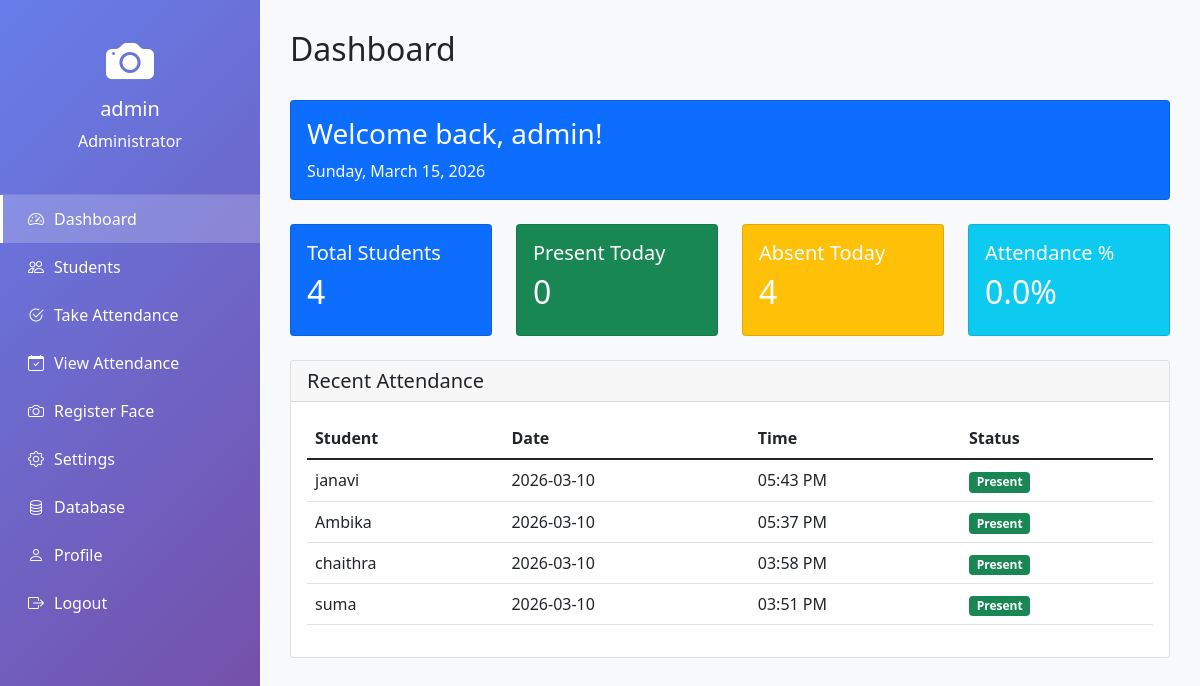
The app's page /dashboard (signed in) with its own data.
### app/models.py (models this page shows, shortened)
class User(UserMixin, db.Model):
    __tablename__ = 'users'
    id = db.Column(db.Integer, primary_key=True)
    username = db.Column(db.String(64), unique=True, nullable=False)
    email = db.Column(db.String(120), nullable=False)  # UNIQUE CONSTRAINT REMOVED
    password_hash = db.Column(db.String(128))
    is_admin = db.Column(db.Boolean, default=False)
    is_teacher = db.Column(db.Boolean, default=False)
    is_active = db.Column(db.Boolean, default=True)
    created_at = db.Column(db.DateTime, default=datetime.utcnow)
    last_login = db.Column(db.DateTime)
    teacher_id = db.Column(db.String(20), unique=True)
    department = db.Column(db.String(100))
    phone = db.Column(db.String(20))

class Attendance(db.Model):
    __tablename__ = 'attendance'
    id = db.Column(db.Integer, primary_key=True)
    student_id = db.Column(db.Integer, db.ForeignKey('students.id'), nullable=False)
    date = db.Column(db.Date, nullable=False)
    timestamp = db.Column(db.DateTime, nullable=False, default=datetime.utcnow)
    status = db.Column(db.String(20), default='present')  # present, absent, late, holiday
    confidence = db.Column(db.Float, default=1.0)
    marked_by = db.Column(db.Integer, db.ForeignKey('users.id'))
    remarks = db.Column(db.String(200))
    __table_args__ = (db.UniqueConstraint('student_id', 'date', name='unique_attendance_per_day'),)

class Student(db.Model):
    __tablename__ = 'students'
    id = db.Column(db.Integer, primary_key=True)
    student_id = db.Column(db.String(20), unique=True, nullable=False)
    name = db.Column(db.String(100), nullable=False)
    roll_number = db.Column(db.String(20), unique=True, nullable=False)
    class_name = db.Column(db.String(50))
    section = db.Column(db.String(10))
    email = db.Column(db.String(120))
    phone = db.Column(db.String(20))
    address = db.Column(db.Text)
    photo_path = db.Column(db.String(200))
    face_encoded = db.Column(db.Boolean, default=False)
    parent_name = db.Column(db.String(100))
    parent_phone = db.Column(db.String(20))
    parent_email = db.Column(db.String(120))
    date_of_birth = db.Column(db.Date)
    admission_date = db.Column(db.Date, default=datetime.utcnow)
    created_at = db.Column(db.DateTime, default=datetime.utcnow)
    updated_at = db.Column(db.DateTime, default=datetime.utcnow, onupdate=datetime.utcnow)
    attendances = db.relationship('Attendance', backref='student', lazy=True, cascade='all, delete-orphan')
    face_encodings = db.relationship('FaceEncoding', backref='student', lazy=True, cascade='all, delete-orphan')
    leave_requests = db.relationship('LeaveRequest', backref='student', lazy=True, cascade='all, delete-orphan')

### app/routes.py (the view, shortened to what this page needs)
@main_bp.route('/dashboard')
@login_required
def dashboard():
    today = date.today()
    total_students = Student.query.count()
    if current_user.is_admin or current_user.is_teacher:
        try:
            total_classes = Class.query.count()
            today_attendance = db.session.query(Attendance.student_id).filter(
                Attendance.date == today).distinct().count()
        except:
            total_classes = 0
            today_attendance = 0
        last_30_days = []
        attendance_trend = []
        for i in range(29, -1, -1):
            day = today - timedelta(days=i)
            try:
                count = db.session.query(Attendance.student_id).filter(
                    Attendance.date == day).distinct().count()
            except:
                count = 0
            last_30_days.append(day.strftime('%d %b'))
            attendance_trend.append(count)
        recent_attendance = Attendance.query.order_by(Attendance.timestamp.desc()).limit(10).all()
        class_attendance = db.session.query(Student.class_name, func.count(Attendance.id)).join(Attendance).filter(
            Attendance.date == today).group_by(Student.class_name).all()
    present_percentage = (today_attendance / total_students * 100) if total_students > 0 else 0
    stats = {
        'total_students': total_students,
        'total_classes': total_classes,
        'today_attendance': today_attendance,
        'present_percentage': round(present_percentage, 2),
        'absent_today': total_students - today_attendance,
        'last_30_days': last_30_days,
        'attendance_trend': attendance_trend,
        'recent_attendance': recent_attendance,
        'class_attendance': class_attendance,
        'current_date': today.strftime('%A, %B %d, %Y'),
        'is_admin': current_user.is_admin
    }
    return render_template('dashboard.html', stats=stats, datetime=datetime)

### app/models.py (called while the page is built)
@login_manager.user_loader
def load_user(user_id):
    if user_id.startswith('staff_'):
        return User.query.get(int(user_id.replace('staff_', '')))
    elif user_id.startswith('student_'):
        return StudentUser.query.get(int(user_id.replace('student_', '')))
    return None

### app/templates/dashboard.html (shortened to what this page needs)
{% extends "base.html" %}
{% block page_title %}Dashboard{% endblock %}
{% block content %}
<div class="row mb-4">
    <div class="col-12">
        <div class="card bg-primary text-white">
            <div class="card-body">
                <h3>Welcome back, {{ current_user.username }}!</h3>
                <p class="mb-0">{{ datetime.now().strftime('%A, %B %d, %Y') }}</p>
            </div>
        </div>
    </div>
</div>
<div class="row mb-4">
    <div class="col-md-3">
        <div class="card text-white bg-primary">
            <div class="card-body">
                <h5>Total Students</h5>
                <h2>{{ stats.total_students }}</h2>
            </div>
        </div>
    </div>
    <div class="col-md-3">
        <div class="card text-white bg-success">
            <div class="card-body">
                <h5>Present Today</h5>
                <h2>{{ stats.today_attendance }}</h2>
            </div>
        </div>
    </div>
    <div class="col-md-3">
        <div class="card text-white bg-warning">
            <div class="card-body">
                <h5>Absent Today</h5>
                <h2>{{ stats.absent_today }}</h2>
            </div>
        </div>
    </div>
    <div class="col-md-3">
        <div class="card text-white bg-info">
            <div class="card-body">
                <h5>Attendance %</h5>
                <h2>{{ stats.present_percentage }}%</h2>
            </div>
        </div>
    </div>
</div>
<div class="row">
    <div class="col-12">
        <div class="card">
            <div class="card-header">
                <h5 class="mb-0">Recent Attendance</h5>
            </div>
            <div class="card-body">
                <div class="table-responsive">
                    <table class="table">
                        <thead>
                            <tr>
                                <th>Student</th>
                                <th>Date</th>
                                <th>Time</th>
                                <th>Status</th>
                            </tr>
                        </thead>
                        <tbody>
                            {% for record in stats.recent_attendance %}
                            <tr>
                                <td>{{ record.student.name }}</td>
                                <td>{{ record.date }}</td>
                                <td>{{ record.timestamp.strftime('%I:%M %p') }}</td>
                                <td><span class="badge bg-success">Present</span></td>
                            </tr>
                            {% else %}
                            <tr>
                                <td colspan="4" class="text-center">No recent attendance</td>
                            </tr>
                            {% endfor %}
                        </tbody>
                    </table>
                </div>
            </div>
        </div>
    </div>
</div>
{% endblock %}

### app/templates/base.html (shortened to what this page needs)
<!DOCTYPE html>
<html lang="en">
<head>
    <link href="https://cdn.jsdelivr.net/npm/bootstrap@5.1.3/dist/css/bootstrap.min.css" rel="stylesheet">
    <link rel="stylesheet" href="https://cdn.jsdelivr.net/npm/bootstrap-icons@1.8.1/font/bootstrap-icons.css">
</head>
<body>
    <div class="sidebar" id="sidebar">
        <div class="profile-section">
            <i class="bi bi-camera-fill"></i>
            <h5>{{ current_user.username }}</h5>
            <p>{% if current_user.is_admin %}Administrator{% else %}Teacher{% endif %}</p>
        </div>
        <nav class="nav flex-column">
            <a class="nav-link {% if request.endpoint == 'main.dashboard' %}active{% endif %}"
               href="{{ url_for('main.dashboard') }}">
                <i class="bi bi-speedometer2"></i> Dashboard
            </a>
            <a class="nav-link {% if request.endpoint == 'staff.list' %}active{% endif %}"
               href="{{ url_for('staff.list') }}">
                <i class="bi bi-people"></i> Students
            </a>
            <a class="nav-link {% if request.endpoint == 'attendance.take' %}active{% endif %}"
               href="{{ url_for('attendance.take') }}">
                <i class="bi bi-check2-circle"></i> Take Attendance
            </a>
            <a class="nav-link {% if request.endpoint == 'attendance.view' %}active{% endif %}"
               href="{{ url_for('attendance.view') }}">
                <i class="bi bi-calendar-check"></i> View Attendance
            </a>
            {% if current_user.is_admin %}
            <a class="nav-link {% if request.endpoint == 'face.register' %}active{% endif %}"
               href="{{ url_for('face.register', student_id=0) }}">
                <i class="bi bi-camera"></i> Register Face
            </a>
            <a class="nav-link {% if request.endpoint == 'main.settings' %}active{% endif %}"
               href="{{ url_for('main.settings') }}">
                <i class="bi bi-gear"></i> Settings
            </a>
            <a class="nav-link {% if request.endpoint == 'main.database_manage' %}active{% endif %}"
               href="{{ url_for('main.database_manage') }}">
                <i class="bi bi-database"></i> Database
            </a>
            {% endif %}
            <a class="nav-link {% if request.endpoint == 'auth.profile' %}active{% endif %}"
               href="{{ url_for('auth.profile') }}">
                <i class="bi bi-person"></i> Profile
            </a>
            <a class="nav-link" href="{{ url_for('auth.logout') }}">
                <i class="bi bi-box-arrow-right"></i> Logout
            </a>
        </nav>
    </div>
    <div class="main-content">
        <div class="d-flex justify-content-between align-items-center mb-4">
            <h2>{% block page_title %}Dashboard{% endblock %}</h2>
        </div>
        {% block content %}{% endblock %}
    </div>
</body>
</html>

### app/templates/base.html (style rules this page uses)
:root { --primary-color: #667eea; --secondary-color: #764ba2; }
body { background: #f8f9fa; font-family: 'Segoe UI', Tahoma, Geneva, Verdana, sans-serif; }
.sidebar { min-height: 100vh; background: linear-gradient(135deg, var(--primary-color), var(--secondary-color)); position: fixed; width: 260px; transition: all 0.3s; z-index: 1000; }
.sidebar .profile-section { padding: 25px 20px; text-align: center; color: white; border-bottom: 1px solid rgba(255,255,255,0.1); }
.sidebar .profile-section i { font-size: 3rem; margin-bottom: 10px; }
.sidebar .nav-link { color: white !important; padding: 12px 25px; transition: all 0.3s; border-left: 3px solid transparent; display: flex; align-items: center; }
.sidebar .nav-link i { margin-right: 10px; }
.sidebar .nav-link.active { background: rgba(255,255,255,0.2); border-left-color: white; }
.main-content { margin-left: 260px; padding: 30px; min-height: 100vh; }

### records on screen
User: username "admin"
Attendance: student.name "janavi", date "2026-03-10", timestamp "05:43 PM"
Attendance: student.name "Ambika", date "2026-03-10", timestamp "05:37 PM"
Attendance: student.name "chaithra", date "2026-03-10", timestamp "03:58 PM"
Attendance: student.name "suma", date "2026-03-10", timestamp "03:51 PM"

### other values on screen
{{ stats.total_students }} "4"
{{ stats.today_attendance }} "0"
{{ stats.absent_today }} "4"
{{ stats.present_percentage }} "0.0"
